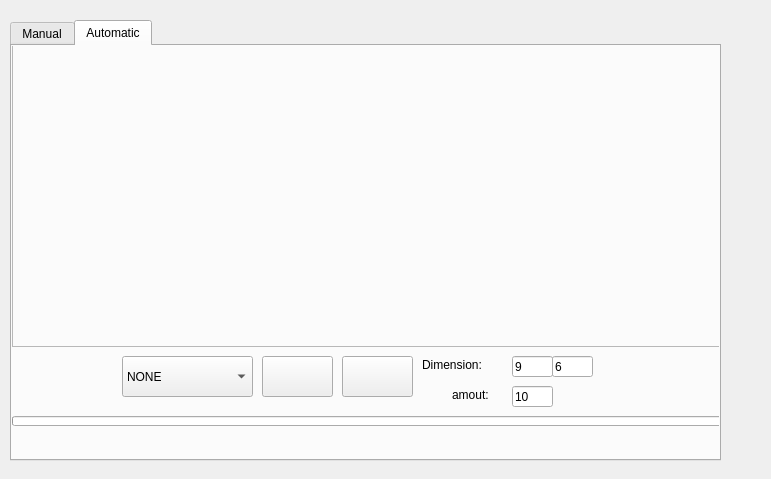
<?xml version="1.0" encoding="UTF-8"?>
<ui version="4.0">
 <class>mainWindow</class>
 <widget class="QWidget" name="mainWindow">
  <property name="geometry">
   <rect>
    <x>0</x>
    <y>0</y>
    <width>771</width>
    <height>479</height>
   </rect>
  </property>
  <property name="windowTitle">
   <string>Form</string>
  </property>
  <widget class="QTabWidget" name="tabIntrinsicAcq">
   <property name="geometry">
    <rect>
     <x>10</x>
     <y>20</y>
     <width>711</width>
     <height>441</height>
    </rect>
   </property>
   <property name="currentIndex">
    <number>1</number>
   </property>
   <widget class="QWidget" name="tab">
    <attribute name="title">
     <string>Manual</string>
    </attribute>
    <widget class="QFrame" name="frameCameraM">
     <property name="geometry">
      <rect>
       <x>0</x>
       <y>-10</y>
       <width>711</width>
       <height>311</height>
      </rect>
     </property>
     <property name="frameShape">
      <enum>QFrame::StyledPanel</enum>
     </property>
     <property name="frameShadow">
      <enum>QFrame::Raised</enum>
     </property>
     <widget class="QWidget" name="horizontalLayoutWidget">
      <property name="geometry">
       <rect>
        <x>0</x>
        <y>10</y>
        <width>711</width>
        <height>301</height>
       </rect>
      </property>
      <layout class="QHBoxLayout" name="displayManual"/>
     </widget>
    </widget>
    <widget class="QPushButton" name="saveButton">
     <property name="geometry">
      <rect>
       <x>490</x>
       <y>310</y>
       <width>80</width>
       <height>25</height>
      </rect>
     </property>
     <property name="text">
      <string/>
     </property>
    </widget>
    <widget class="QPushButton" name="offButton">
     <property name="geometry">
      <rect>
       <x>318</x>
       <y>310</y>
       <width>80</width>
       <height>25</height>
      </rect>
     </property>
     <property name="text">
      <string/>
     </property>
    </widget>
    <widget class="QComboBox" name="comboBoxManual">
     <property name="geometry">
      <rect>
       <x>105</x>
       <y>310</y>
       <width>121</width>
       <height>25</height>
      </rect>
     </property>
     <item>
      <property name="text">
       <string>NONE</string>
      </property>
     </item>
     <item>
      <property name="text">
       <string>RGB-DEPTH</string>
      </property>
     </item>
     <item>
      <property name="text">
       <string>RGB-THERMAL</string>
      </property>
     </item>
    </widget>
    <widget class="QPushButton" name="captureButton">
     <property name="geometry">
      <rect>
       <x>404</x>
       <y>310</y>
       <width>80</width>
       <height>25</height>
      </rect>
     </property>
     <property name="text">
      <string/>
     </property>
    </widget>
    <widget class="QPushButton" name="onButton">
     <property name="geometry">
      <rect>
       <x>232</x>
       <y>310</y>
       <width>80</width>
       <height>25</height>
      </rect>
     </property>
     <property name="text">
      <string/>
     </property>
    </widget>
   </widget>
   <widget class="QWidget" name="tab_2">
    <attribute name="title">
     <string>Automatic</string>
    </attribute>
    <widget class="QLineEdit" name="NoImages">
     <property name="geometry">
      <rect>
       <x>500</x>
       <y>340</y>
       <width>41</width>
       <height>21</height>
      </rect>
     </property>
     <property name="text">
      <string>10</string>
     </property>
    </widget>
    <widget class="QLineEdit" name="cornerX">
     <property name="geometry">
      <rect>
       <x>500</x>
       <y>310</y>
       <width>41</width>
       <height>21</height>
      </rect>
     </property>
     <property name="text">
      <string>9</string>
     </property>
    </widget>
    <widget class="QLineEdit" name="cornerY">
     <property name="geometry">
      <rect>
       <x>540</x>
       <y>310</y>
       <width>41</width>
       <height>21</height>
      </rect>
     </property>
     <property name="text">
      <string>6</string>
     </property>
    </widget>
    <widget class="QFrame" name="frameCameraA">
     <property name="geometry">
      <rect>
       <x>0</x>
       <y>-10</y>
       <width>711</width>
       <height>311</height>
      </rect>
     </property>
     <property name="frameShape">
      <enum>QFrame::StyledPanel</enum>
     </property>
     <property name="frameShadow">
      <enum>QFrame::Raised</enum>
     </property>
     <widget class="QWidget" name="horizontalLayoutWidget_2">
      <property name="geometry">
       <rect>
        <x>0</x>
        <y>10</y>
        <width>711</width>
        <height>301</height>
       </rect>
      </property>
      <layout class="QHBoxLayout" name="displayAuto"/>
     </widget>
    </widget>
    <widget class="QPushButton" name="startButton">
     <property name="geometry">
      <rect>
       <x>250</x>
       <y>310</y>
       <width>71</width>
       <height>41</height>
      </rect>
     </property>
     <property name="text">
      <string/>
     </property>
    </widget>
    <widget class="QPushButton" name="stopButton">
     <property name="geometry">
      <rect>
       <x>330</x>
       <y>310</y>
       <width>71</width>
       <height>41</height>
      </rect>
     </property>
     <property name="text">
      <string/>
     </property>
    </widget>
    <widget class="QComboBox" name="comboBoxAuto">
     <property name="geometry">
      <rect>
       <x>110</x>
       <y>310</y>
       <width>131</width>
       <height>41</height>
      </rect>
     </property>
     <item>
      <property name="text">
       <string>NONE</string>
      </property>
     </item>
     <item>
      <property name="text">
       <string>RGB-DEPTH</string>
      </property>
     </item>
     <item>
      <property name="text">
       <string>RGB-THERMAL</string>
      </property>
     </item>
    </widget>
    <widget class="QLabel" name="label">
     <property name="geometry">
      <rect>
       <x>410</x>
       <y>310</y>
       <width>81</width>
       <height>17</height>
      </rect>
     </property>
     <property name="text">
      <string>Dimension:</string>
     </property>
    </widget>
    <widget class="QLabel" name="label_2">
     <property name="geometry">
      <rect>
       <x>440</x>
       <y>340</y>
       <width>51</width>
       <height>17</height>
      </rect>
     </property>
     <property name="text">
      <string>amout:</string>
     </property>
    </widget>
    <widget class="QProgressBar" name="progressBarAcq">
     <property name="geometry">
      <rect>
       <x>0</x>
       <y>370</y>
       <width>711</width>
       <height>10</height>
      </rect>
     </property>
     <property name="value">
      <number>0</number>
     </property>
     <property name="textVisible">
      <bool>false</bool>
     </property>
    </widget>
    <widget class="QLabel" name="labelNoImage">
     <property name="geometry">
      <rect>
       <x>670</x>
       <y>340</y>
       <width>41</width>
       <height>21</height>
      </rect>
     </property>
     <property name="text">
      <string/>
     </property>
    </widget>
   </widget>
  </widget>
  <widget class="QLabel" name="labelHeader">
   <property name="geometry">
    <rect>
     <x>10</x>
     <y>0</y>
     <width>711</width>
     <height>71</height>
    </rect>
   </property>
   <property name="frameShadow">
    <enum>QFrame::Raised</enum>
   </property>
   <property name="text">
    <string>Data Acquisition</string>
   </property>
  </widget>
  <zorder>labelHeader</zorder>
  <zorder>tabIntrinsicAcq</zorder>
 </widget>
 <resources/>
 <connections/>
</ui>
